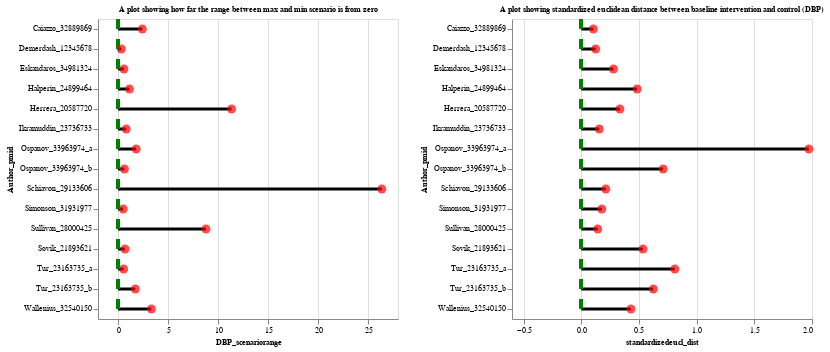

The notebook cell saved with this chart:
### Code cell
# Combine range and Euclidean distance vis

((line + DBPrange_ref + DBPrange) | (eline + T1C1_Eucdist_ref + T1C1_Eucdist)).configure_axis(
    labelFontSize=8,
    titleFontSize=8   
).configure_title(fontSize=8)

### Figure 1 — Vega-Lite specification as saved in the notebook (floating-point values rounded to 4 significant figures)
{"config": {"view": {"continuousWidth": 300, "continuousHeight": 300}, "axis": {"labelFontSize": 8, "titleFontSize": 8}, "title": {"fontSize": 8}}, "hconcat": [{"layer": [{"mark": {"type": "rule", "size": 3}, "encoding": {"tooltip": [{"field": "PMID", "type": "nominal"}, {"field": "Max_WaldScenario", "type": "nominal"}, {"field": "Max_WaldRatio", "type": "quantitative"}, {"field": "Min_WaldScenario", "type": "nominal"}, {"field": "Min_WaldRatio", "type": "quantitative"}, {"field": "Author_pmid", "type": "nominal"}, {"field": "DBP_scenariorange", "type": "quantitative"}], "x": {"field": "DBP_scenariorange", "type": "quantitative"}, "x2": {"datum": 0}, "y": {"field": "Author_pmid", "type": "nominal"}}, "title": "A plot showing how far the range between max and min scenario is from zero"}, {"mark": {"type": "rule", "color": "green", "size": 3, "strokeDash": [10, 10]}, "encoding": {"x": {"datum": 0}}}, {"mark": {"type": "point", "color": "red", "filled": true, "size": 80}, "encoding": {"tooltip": [{"field": "PMID", "type": "nominal"}, {"field": "Max_WaldScenario", "type": "nominal"}, {"field": "Max_WaldRatio", "type": "quantitative"}, {"field": "Min_WaldScenario", "type": "nominal"}, {"field": "Min_WaldRatio", "type": "quantitative"}, {"field": "Author_pmid", "type": "nominal"}, {"field": "DBP_scenariorange", "type": "quantitative"}], "x": {"field": "DBP_scenariorange", "scale": {"zero": true, "domain": [-0.05, 27]}, "type": "quantitative"}, "y": {"field": "Author_pmid", "type": "nominal"}}, "title": "A plot showing how far the range between max and min scenario is from zero"}], "data": {"name": "data-094e1d46ec7749a2c2918931371374e4"}}, {"layer": [{"mark": {"type": "rule", "size": 3}, "encoding": {"tooltip": [{"field": "pmid", "type": "quantitative"}, {"field": "author", "type": "nominal"}, {"field": "population", "type": "nominal"}, {"field": "totalsamplesize", "type": "quantitative"}, {"field": "meanBMI", "type": "quantitative"}, {"field": "meanDBP", "type": "quantitative"}, {"field": "Intervention_Control", "type": "nominal"}, {"field": "extracted_portion", "type": "nominal"}, {"field": "ctrl_author", "type": "nominal"}, {"field": "ctrl_population", "type": "nominal"}, {"field": "ctrl_totalsamplesize", "type": "quantitative"}, {"field": "ctrl_meanBMI", "type": "quantitative"}, {"field": "ctrl_meanDBP", "type": "quantitative"}, {"field": "ctrl_Intervention_Control", "type": "nominal"}, {"field": "ctrl_extracted_portion", "type": "nominal"}, {"field": "norm_ctrl_meanBMI", "type": "quantitative"}, {"field": "norm_meanBMI", "type": "quantitative"}, {"field": "norm_ctrl_meanDBP", "type": "quantitative"}, {"field": "norm_meanDBP", "type": "quantitative"}, {"field": "standardizedeucl_dist", "type": "quantitative"}, {"field": "lname", "type": "nominal"}, {"field": "Author_pmid", "type": "nominal"}], "x": {"field": "standardizedeucl_dist", "type": "quantitative"}, "x2": {"datum": 0}, "y": {"field": "Author_pmid", "type": "nominal"}}, "title": "A plot showing standardized euclidean distance between baseline intervention and control (DBP)"}, {"mark": {"type": "rule", "color": "green", "size": 3, "strokeDash": [10, 10]}, "encoding": {"x": {"datum": 0}}}, {"mark": {"type": "point", "color": "red", "filled": true, "size": 80}, "encoding": {"tooltip": [{"field": "pmid", "type": "quantitative"}, {"field": "author", "type": "nominal"}, {"field": "population", "type": "nominal"}, {"field": "totalsamplesize", "type": "quantitative"}, {"field": "meanBMI", "type": "quantitative"}, {"field": "meanDBP", "type": "quantitative"}, {"field": "Intervention_Control", "type": "nominal"}, {"field": "extracted_portion", "type": "nominal"}, {"field": "ctrl_author", "type": "nominal"}, {"field": "ctrl_population", "type": "nominal"}, {"field": "ctrl_totalsamplesize", "type": "quantitative"}, {"field": "ctrl_meanBMI", "type": "quantitative"}, {"field": "ctrl_meanDBP", "type": "quantitative"}, {"field": "ctrl_Intervention_Control", "type": "nominal"}, {"field": "ctrl_extracted_portion", "type": "nominal"}, {"field": "norm_ctrl_meanBMI", "type": "quantitative"}, {"field": "norm_meanBMI", "type": "quantitative"}, {"field": "norm_ctrl_meanDBP", "type": "quantitative"}, {"field": "norm_meanDBP", "type": "quantitative"}, {"field": "standardizedeucl_dist", "type": "quantitative"}, {"field": "lname", "type": "nominal"}, {"field": "Author_pmid", "type": "nominal"}], "x": {"field": "standardizedeucl_dist", "scale": {"zero": true, "domain": [-0.5, 2]}, "type": "quantitative"}, "y": {"field": "Author_pmid", "type": "nominal"}}, "title": "A plot showing standardized euclidean distance between baseline intervention and control (DBP)"}], "data": {"name": "data-e599d42fe4f41d01280baca6526d2714"}}], "$schema": "https://vega.github.io/schema/vega-lite/v5.17.0.json", "datasets": {"data-094e1d46ec7749a2c2918931371374e4": [{"PMID": "Caiazzo_32889869", "Max_WaldScenario": "C12C0", "Max_WaldRatio": 4.429, "Min_WaldScenario": "T12C12", "Min_WaldRatio": 2.0, "Author_pmid": "Caiazzo_32889869", "DBP_scenariorange": 2.429}, {"PMID": "Demerdash_12345678", "Max_WaldScenario": "C12C0", "Max_WaldRatio": 0.9195, "Min_WaldScenario": "T12C12", "Min_WaldRatio": 0.5882, "Author_pmid": "Demerdash_12345678", "DBP_scenariorange": 0.3313}, {"PMID": "Eskandaros_34981324", "Max_WaldScenario": "C12C0", "Max_WaldRatio": 1.694, "Min_WaldScenario": "T12C12", "Min_WaldRatio": 1.104, "Author_pmid": "Eskandaros_34981324", "DBP_scenariorange": 0.5896}, {"PMID": "Halperin_24899464", "Max_WaldScenario": "C12C0", "Max_WaldRatio": 0.875, "Min_WaldScenario": "T12C12", "Min_WaldRatio": -0.2692, "Author_pmid": "Halperin_24899464", "DBP_scenariorange": 1.144}, {"PMID": "Herrera_20587720", "Max_WaldScenario": "T12C12", "Max_WaldRatio": 12.25, "Min_WaldScenario": "T12T0", "Min_WaldRatio": 0.8986, "Author_pmid": "Herrera_20587720", "DBP_scenariorange": 11.35}, {"PMID": "Ikramuddin_23736733", "Max_WaldScenario": "C12C0", "Max_WaldRatio": 1.852, "Min_WaldScenario": "T12C12", "Min_WaldRatio": 1.034, "Author_pmid": "Ikramuddin_23736733", "DBP_scenariorange": 0.8174}, {"PMID": "Ospanov_33963974_a", "Max_WaldScenario": "T12C12", "Max_WaldRatio": 2.956, "Min_WaldScenario": "T12T0", "Min_WaldRatio": 1.136, "Author_pmid": "Ospanov_33963974_a", "DBP_scenariorange": 1.82}, {"PMID": "Ospanov_33963974_b", "Max_WaldScenario": "T12C12", "Max_WaldRatio": 2.1, "Min_WaldScenario": "T12T0", "Min_WaldRatio": 1.458, "Author_pmid": "Ospanov_33963974_b", "DBP_scenariorange": 0.642}, {"PMID": "Schiavon_29133606", "Max_WaldScenario": "T12C12", "Max_WaldRatio": 0.3789, "Min_WaldScenario": "C12C0", "Min_WaldRatio": -26.0, "Author_pmid": "Schiavon_29133606", "DBP_scenariorange": 26.38}, {"PMID": "Simonson_31931977", "Max_WaldScenario": "C12C0", "Max_WaldRatio": 0.7778, "Min_WaldScenario": "T12T0", "Min_WaldRatio": 0.2609, "Author_pmid": "Simonson_31931977", "DBP_scenariorange": 0.5169}, {"PMID": "Sullivan_28000425", "Max_WaldScenario": "T12C12", "Max_WaldRatio": 1.326, "Min_WaldScenario": "C12C0", "Min_WaldRatio": -7.467, "Author_pmid": "Sullivan_28000425", "DBP_scenariorange": 8.793}, {"PMID": "Søvik_21893621", "Max_WaldScenario": "C12C0", "Max_WaldRatio": 0.248, "Min_WaldScenario": "T12C12", "Min_WaldRatio": -0.4531, "Author_pmid": "Søvik_21893621", "DBP_scenariorange": 0.7011}, {"PMID": "Tur_23163735_a", "Max_WaldScenario": "T12C12", "Max_WaldRatio": 0.7532, "Min_WaldScenario": "T12T0", "Min_WaldRatio": 0.1929, "Author_pmid": "Tur_23163735_a", "DBP_scenariorange": 0.5603}, {"PMID": "Tur_23163735_b", "Max_WaldScenario": "C12C0", "Max_WaldRatio": 1.923, "Min_WaldScenario": "T12T0", "Min_WaldRatio": 0.1929, "Author_pmid": "Tur_23163735_b", "DBP_scenariorange": 1.73}, {"PMID": "Wallenius_32540150", "Max_WaldScenario": "T12C12", "Max_WaldRatio": 3.086, "Min_WaldScenario": "C12C0", "Min_WaldRatio": -0.25, "Author_pmid": "Wallenius_32540150", "DBP_scenariorange": 3.336}], "data-e599d42fe4f41d01280baca6526d2714": [{"pmid": 12345678, "author": "Hala Mourad Demerdash", "population": "AFR", "totalsamplesize": 40.0, "meanBMI": 46.2, "meanDBP": 91.5, "Intervention_Control": "Intervention", "extracted_portion": "RYGB", "ctrl_author": "Hala Mourad Demerdash", "ctrl_population": "AFR", "ctrl_totalsamplesize": 40.0, "ctrl_meanBMI": 45.8, "ctrl_meanDBP": 92.5, "ctrl_Intervention_Control": "Control", "ctrl_extracted_portion": "BAND", "norm_ctrl_meanBMI": 3.753, "norm_meanBMI": 3.836, "norm_ctrl_meanDBP": 0.9462, "norm_meanDBP": 0.8536, "standardizedeucl_dist": 0.125, "lname": "Demerdash", "Author_pmid": "Demerdash_12345678"}, {"pmid": 20587720, "author": "Miguel F Herrera", "population": "EUR", "totalsamplesize": 24.0, "meanBMI": 44.5, "meanDBP": 89.0, "Intervention_Control": "Intervention", "extracted_portion": "LRYGB", "ctrl_author": "Miguel F Herrera", "ctrl_population": "EUR", "ctrl_totalsamplesize": 24.0, "ctrl_meanBMI": 44.9, "ctrl_meanDBP": 85.5, "ctrl_Intervention_Control": "Control", "ctrl_extracted_portion": "LRYGB_Omentectomy", "norm_ctrl_meanBMI": 3.564, "norm_meanBMI": 3.48, "norm_ctrl_meanDBP": 0.2975, "norm_meanDBP": 0.6219, "standardizedeucl_dist": 0.335, "lname": "Herrera", "Author_pmid": "Herrera_20587720"}, {"pmid": 21893621, "author": " Torgeir T. Søvik", "population": "Mixed", "totalsamplesize": 60.0, "meanBMI": 54.8, "meanDBP": 82.6, "Intervention_Control": "Intervention", "extracted_portion": "GB", "ctrl_author": " Torgeir T. Søvik", "ctrl_population": "Mixed", "ctrl_totalsamplesize": 60.0, "ctrl_meanBMI": 55.2, "ctrl_meanDBP": 88.3, "ctrl_Intervention_Control": "Control", "ctrl_extracted_portion": "DS", "norm_ctrl_meanBMI": 5.723, "norm_meanBMI": 5.639, "norm_ctrl_meanDBP": 0.557, "norm_meanDBP": 0.02873, "standardizedeucl_dist": 0.5349, "lname": "Søvik", "Author_pmid": "Søvik_21893621"}, {"pmid": 23163735, "author": "Juan Jesús Tur", "population": "EUR", "totalsamplesize": 143.0, "meanBMI": 49.23, "meanDBP": 82.84, "Intervention_Control": "Intervention", "extracted_portion": "SOG", "ctrl_author": "Juan Jesús Tur", "ctrl_population": "EUR", "ctrl_totalsamplesize": 143.0, "ctrl_meanBMI": 45.79, "ctrl_meanDBP": 86.83, "ctrl_Intervention_Control": "Control", "ctrl_extracted_portion": "ILI", "norm_ctrl_meanBMI": 3.751, "norm_meanBMI": 4.472, "norm_ctrl_meanDBP": 0.4208, "norm_meanDBP": 0.05097, "standardizedeucl_dist": 0.8105, "lname": "Tur", "Author_pmid": "Tur_23163735_a"}, {"pmid": 23163735, "author": "Juan Jesús Tur", "population": "EUR", "totalsamplesize": 143.0, "meanBMI": 49.23, "meanDBP": 82.84, "Intervention_Control": "Intervention", "extracted_portion": "SOG", "ctrl_author": "Juan Jesús Tur", "ctrl_population": "EUR", "ctrl_totalsamplesize": 143.0, "ctrl_meanBMI": 46.76, "ctrl_meanDBP": 86.61, "ctrl_Intervention_Control": "Control", "ctrl_extracted_portion": "COT", "norm_ctrl_meanBMI": 3.954, "norm_meanBMI": 4.472, "norm_ctrl_meanDBP": 0.4004, "norm_meanDBP": 0.05097, "standardizedeucl_dist": 0.6247, "lname": "Tur", "Author_pmid": "Tur_23163735_b"}, {"pmid": 23736733, "author": "Sayeed Ikramuddin", "population": "Mixed", "totalsamplesize": 120.0, "meanBMI": 34.9, "meanDBP": 78.0, "Intervention_Control": "Intervention", "extracted_portion": "RYGBplusLMM", "ctrl_author": "Sayeed Ikramuddin", "ctrl_population": "Mixed", "ctrl_totalsamplesize": 120.0, "ctrl_meanBMI": 34.3, "ctrl_meanDBP": 79.0, "ctrl_Intervention_Control": "Control", "ctrl_extracted_portion": "LMM", "norm_ctrl_meanBMI": 1.342, "norm_meanBMI": 1.468, "norm_ctrl_meanDBP": -0.3049, "norm_meanDBP": -0.3976, "standardizedeucl_dist": 0.1562, "lname": "Ikramuddin", "Author_pmid": "Ikramuddin_23736733"}, {"pmid": 24899464, "author": "Florencia Halperin", "population": "Mixed", "totalsamplesize": 43.0, "meanBMI": 36.0, "meanDBP": 81.7, "Intervention_Control": "Intervention", "extracted_portion": "RYGB", "ctrl_author": "Florencia Halperin", "ctrl_population": "Mixed", "ctrl_totalsamplesize": 43.0, "ctrl_meanBMI": 36.5, "ctrl_meanDBP": 76.6, "ctrl_Intervention_Control": "Control", "ctrl_extracted_portion": "WhyWAIT", "norm_ctrl_meanBMI": 1.803, "norm_meanBMI": 1.698, "norm_ctrl_meanDBP": -0.5273, "norm_meanDBP": -0.05468, "standardizedeucl_dist": 0.4841, "lname": "Halperin", "Author_pmid": "Halperin_24899464"}, {"pmid": 28000425, "author": "Shelby Sullivan", "population": "EUR", "totalsamplesize": 332.0, "meanBMI": 36.0, "meanDBP": 77.97, "Intervention_Control": "Intervention", "extracted_portion": "POSE", "ctrl_author": "Shelby Sullivan", "ctrl_population": "EUR", "ctrl_totalsamplesize": 332.0, "ctrl_meanBMI": 36.2, "ctrl_meanDBP": 79.44, "ctrl_Intervention_Control": "Control", "ctrl_extracted_portion": "Sham", "norm_ctrl_meanBMI": 1.74, "norm_meanBMI": 1.698, "norm_ctrl_meanDBP": -0.2641, "norm_meanDBP": -0.4004, "standardizedeucl_dist": 0.1425, "lname": "Sullivan", "Author_pmid": "Sullivan_28000425"}, {"pmid": 29133606, "author": "Carlos Aurelio Schiavon ", "population": "Mixed", "totalsamplesize": 100.0, "meanBMI": 37.4, "meanDBP": 77.6, "Intervention_Control": "Intervention", "extracted_portion": "RYGBplusMT", "ctrl_author": "Carlos Aurelio Schiavon ", "ctrl_population": "Mixed", "ctrl_totalsamplesize": 100.0, "ctrl_meanBMI": 36.4, "ctrl_meanDBP": 78.0, "ctrl_Intervention_Control": "Control", "ctrl_extracted_portion": "MT", "norm_ctrl_meanBMI": 1.782, "norm_meanBMI": 1.992, "norm_ctrl_meanDBP": -0.3976, "norm_meanDBP": -0.4347, "standardizedeucl_dist": 0.2129, "lname": "Schiavon", "Author_pmid": "Schiavon_29133606"}, {"pmid": 31931977, "author": "Donald C Simonson ", "population": "Mixed", "totalsamplesize": 40.0, "meanBMI": 36.4, "meanDBP": 79.1, "Intervention_Control": "Intervention", "extracted_portion": "LAGB", "ctrl_author": "Donald C Simonson ", "ctrl_population": "Mixed", "ctrl_totalsamplesize": 40.0, "ctrl_meanBMI": 36.7, "ctrl_meanDBP": 80.9, "ctrl_Intervention_Control": "Control", "ctrl_extracted_portion": "DWM", "norm_ctrl_meanBMI": 1.845, "norm_meanBMI": 1.782, "norm_ctrl_meanDBP": -0.1288, "norm_meanDBP": -0.2956, "standardizedeucl_dist": 0.1783, "lname": "Simonson", "Author_pmid": "Simonson_31931977"}, {"pmid": 32540150, "author": "Ville Wallenius ", "population": "EUR", "totalsamplesize": 49.0, "meanBMI": 39.5, "meanDBP": 86.8, "Intervention_Control": "Intervention", "extracted_portion": "RYGB", "ctrl_author": "Ville Wallenius ", "ctrl_population": "EUR", "ctrl_totalsamplesize": 49.0, "ctrl_meanBMI": 40.8, "ctrl_meanDBP": 83.2, "ctrl_Intervention_Control": "Control", "ctrl_extracted_portion": "SG", "norm_ctrl_meanBMI": 2.704, "norm_meanBMI": 2.432, "norm_ctrl_meanDBP": 0.08434, "norm_meanDBP": 0.418, "standardizedeucl_dist": 0.4308, "lname": "Wallenius", "Author_pmid": "Wallenius_32540150"}, {"pmid": 32889869, "author": "Robert Caiazzo", "population": "EUR", "totalsamplesize": 80.0, "meanBMI": 38.4, "meanDBP": 81.8, "Intervention_Control": "Intervention", "extracted_portion": "DJBL", "ctrl_author": "Robert Caiazzo", "ctrl_population": "EUR", "ctrl_totalsamplesize": 80.0, "ctrl_meanBMI": 37.9, "ctrl_meanDBP": 81.7, "ctrl_Intervention_Control": "Control", "ctrl_extracted_portion": "MT", "norm_ctrl_meanBMI": 2.096, "norm_meanBMI": 2.201, "norm_ctrl_meanDBP": -0.05468, "norm_meanDBP": -0.04541, "standardizedeucl_dist": 0.1052, "lname": "Caiazzo", "Author_pmid": "Caiazzo_32889869"}, {"pmid": 33963974, "author": "Oral Ospanov", "population": "East Asian", "totalsamplesize": 60.0, "meanBMI": 39.88, "meanDBP": 92.25, "Intervention_Control": "Intervention", "extracted_portion": "LOAGB-OSPAN", "ctrl_author": "Oral Ospanov", "ctrl_population": "East Asian", "ctrl_totalsamplesize": 60.0, "ctrl_meanBMI": 36.51, "ctrl_meanDBP": 92.95, "ctrl_Intervention_Control": "Control", "ctrl_extracted_portion": "HDER", "norm_ctrl_meanBMI": 1.805, "norm_meanBMI": 2.512, "norm_ctrl_meanDBP": 0.988, "norm_meanDBP": 0.9231, "standardizedeucl_dist": 0.7095, "lname": "Ospanov", "Author_pmid": "Ospanov_33963974_b"}, {"pmid": 33963974, "author": "Oral Ospanov", "population": "East Asian", "totalsamplesize": 60.0, "meanBMI": 45.91, "meanDBP": 93.9, "Intervention_Control": "Intervention", "extracted_portion": "LMGB-OAGB", "ctrl_author": "Oral Ospanov", "ctrl_population": "East Asian", "ctrl_totalsamplesize": 60.0, "ctrl_meanBMI": 36.51, "ctrl_meanDBP": 92.95, "ctrl_Intervention_Control": "Control", "ctrl_extracted_portion": "HDER", "norm_ctrl_meanBMI": 1.805, "norm_meanBMI": 3.776, "norm_ctrl_meanDBP": 0.988, "norm_meanDBP": 1.076, "standardizedeucl_dist": 1.973, "lname": "Ospanov", "Author_pmid": "Ospanov_33963974_a"}, {"pmid": 34981324, "author": "Moheb S Eskandaros ", "population": "AFR", "totalsamplesize": 150.0, "meanBMI": 46.25, "meanDBP": 93.47, "Intervention_Control": "Intervention", "extracted_portion": "S-RYGB", "ctrl_author": "Moheb S Eskandaros ", "ctrl_population": "AFR", "ctrl_totalsamplesize": 150.0, "ctrl_meanBMI": 45.37, "ctrl_meanDBP": 95.74, "ctrl_Intervention_Control": "Control", "ctrl_extracted_portion": "L-RYGB", "norm_ctrl_meanBMI": 3.664, "norm_meanBMI": 3.847, "norm_ctrl_meanDBP": 1.247, "norm_meanDBP": 1.036, "standardizedeucl_dist": 0.2791, "lname": "Eskandaros", "Author_pmid": "Eskandaros_34981324"}]}}
